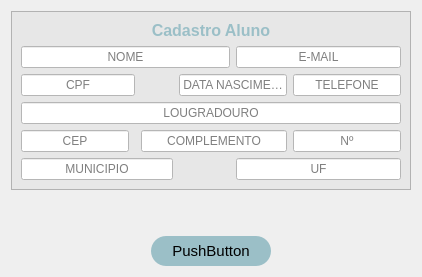
                <widget class="QWidget" name="cadastro_aluno">
                 <attribute name="title">
                  <string>Cadastro Aluno</string>
                 </attribute>
                 <layout class="QVBoxLayout" name="verticalLayout_10">
                  <item>
                   <widget class="QFrame" name="frame_cadastro">
                    <property name="styleSheet">
                     <string notr="true">QLineEdit{

	background-color: rgb(255,255,255);
	font: 10pt &quot;MS Shell Dlg 2&quot;;	
}

QFrame{

	background-color: rgb(231,231,231);
}
</string>
                    </property>
                    <property name="frameShape">
                     <enum>QFrame::StyledPanel</enum>
                    </property>
                    <property name="frameShadow">
                     <enum>QFrame::Raised</enum>
                    </property>
                    <layout class="QGridLayout" name="gridLayout">
                     <item row="0" column="0" colspan="6">
                      <widget class="QLabel" name="label_cadastro_aluno">
                       <property name="styleSheet">
                        <string notr="true">color: rgb(155, 191, 199);</string>
                       </property>
                       <property name="text">
                        <string>&lt;html&gt;&lt;head/&gt;&lt;body&gt;&lt;p align=&quot;center&quot;&gt;&lt;span style=&quot; font-size:12pt; font-weight:600;&quot;&gt;Cadastro Aluno&lt;/span&gt;&lt;/p&gt;&lt;/body&gt;&lt;/html&gt;</string>
                       </property>
                      </widget>
                     </item>
                     <item row="1" column="0" colspan="4">
                      <widget class="QLineEdit" name="txt_nome">
                       <property name="alignment">
                        <set>Qt::AlignCenter</set>
                       </property>
                       <property name="placeholderText">
                        <string>NOME</string>
                       </property>
                      </widget>
                     </item>
                     <item row="1" column="4" colspan="2">
                      <widget class="QLineEdit" name="txt_email">
                       <property name="alignment">
                        <set>Qt::AlignCenter</set>
                       </property>
                       <property name="placeholderText">
                        <string>E-MAIL</string>
                       </property>
                      </widget>
                     </item>
                     <item row="2" column="0" colspan="2">
                      <widget class="QLineEdit" name="txt_cpf">
                       <property name="alignment">
                        <set>Qt::AlignCenter</set>
                       </property>
                       <property name="placeholderText">
                        <string>CPF</string>
                       </property>
                      </widget>
                     </item>
                     <item row="4" column="2" colspan="3">
                      <widget class="QLineEdit" name="txt_complemento">
                       <property name="alignment">
                        <set>Qt::AlignCenter</set>
                       </property>
                       <property name="placeholderText">
                        <string>COMPLEMENTO</string>
                       </property>
                      </widget>
                     </item>
                     <item row="4" column="5">
                      <widget class="QLineEdit" name="txt_numero">
                       <property name="alignment">
                        <set>Qt::AlignCenter</set>
                       </property>
                       <property name="placeholderText">
                        <string>Nº</string>
                       </property>
                      </widget>
                     </item>
                     <item row="5" column="4" colspan="2">
                      <widget class="QLineEdit" name="txt_uf">
                       <property name="alignment">
                        <set>Qt::AlignCenter</set>
                       </property>
                       <property name="placeholderText">
                        <string>UF</string>
                       </property>
                      </widget>
                     </item>
                     <item row="2" column="3" colspan="2">
                      <widget class="QLineEdit" name="txt_datanascimento">
                       <property name="alignment">
                        <set>Qt::AlignCenter</set>
                       </property>
                       <property name="placeholderText">
                        <string>DATA NASCIMENTO</string>
                       </property>
                      </widget>
                     </item>
                     <item row="3" column="0" colspan="6">
                      <widget class="QLineEdit" name="txt_logradouro">
                       <property name="alignment">
                        <set>Qt::AlignCenter</set>
                       </property>
                       <property name="placeholderText">
                        <string>LOUGRADOURO</string>
                       </property>
                      </widget>
                     </item>
                     <item row="5" column="0" colspan="3">
                      <widget class="QLineEdit" name="txt_municipio">
                       <property name="alignment">
                        <set>Qt::AlignCenter</set>
                       </property>
                       <property name="placeholderText">
                        <string>MUNICIPIO</string>
                       </property>
                      </widget>
                     </item>
                     <item row="4" column="0">
                      <widget class="QLineEdit" name="txt_cep">
                       <property name="alignment">
                        <set>Qt::AlignCenter</set>
                       </property>
                       <property name="placeholderText">
                        <string>CEP</string>
                       </property>
                      </widget>
                     </item>
                     <item row="2" column="5">
                      <widget class="QLineEdit" name="txt_telefone">
                       <property name="alignment">
                        <set>Qt::AlignCenter</set>
                       </property>
                       <property name="placeholderText">
                        <string>TELEFONE</string>
                       </property>
                      </widget>
                     </item>
                    </layout>
                   </widget>
                  </item>
                  <item>
                   <spacer name="verticalSpacer_5">
                    <property name="orientation">
                     <enum>Qt::Vertical</enum>
                    </property>
                    <property name="sizeHint" stdset="0">
                     <size>
                      <width>20</width>
                      <height>40</height>
                     </size>
                    </property>
                   </spacer>
                  </item>
                  <item alignment="Qt::AlignHCenter">
                   <widget class="QPushButton" name="btn_cadastro">
                    <property name="minimumSize">
                     <size>
                      <width>120</width>
                      <height>30</height>
                     </size>
                    </property>
                    <property name="font">
                     <font>
                      <pointsize>11</pointsize>
                     </font>
                    </property>
                    <property name="cursor">
                     <cursorShape>PointingHandCursor</cursorShape>
                    </property>
                    <property name="styleSheet">
                     <string notr="true">QPushButton:hover{

	background-color:rgb(115, 142, 148);
	border-radius: 15px;
	color: #fff

}


QPushButton{
	border-radius: 15px;
	background-color: rgb(155, 191, 199);
	
}</string>
                    </property>
                    <property name="text">
                     <string>PushButton</string>
                    </property>
                   </widget>
                  </item>
                 </layout>
                </widget>
